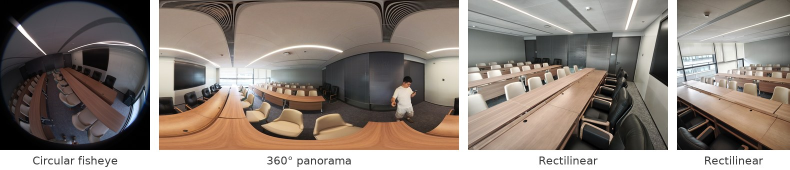
#> input picture assets/inputs.jpg, 1579 x 340 px (shown at 1/2 size)
$ python erp_detect.py ../assets/inputs.jpg
#> lines starting #> are read from the running program, lines starting #| are printed output that depends on the picture; after the words box and inside, x2 and y2 are one past the last pixel; in counts of white or black regions, pixels touching at a corner belong together
#> further down, im is the input picture: shape (340, 1579, 3); mean R, G, B 141.7, 131.1, 123.2
#!/usr/bin/env python3
"""Blind detector of full equirectangular panoramas (ERP) from the pixels alone.

A full equirectangular panorama is horizontally periodic: its leftmost and
rightmost columns are the same scene longitude. That property is invariant
under any aspect-ratio squeeze (a 2:1 ERP delivered as 16:9, e.g. by a
360-camera live stream, is still edge-continuous). A perspective or fisheye
crop has no such continuity.

detect_full_erp(img) -> (is_pano, info), computed on a copy resized to 128 rows:
  seam_ratio   = mean absolute difference between the last and first columns,
                 divided by the 90th percentile of the interior adjacent-column
                 differences (about 1 for a full ERP, much larger otherwise).
  pole_ratio   = horizontal colour std of the top and bottom rows divided by
                 that of the middle rows (small for a full ERP).
  edge_support = fraction of the rows in the central half whose left and right
                 1%-wide edge strips are both mostly non-black (guard against
                 circular fisheyes with black corners).
  is_pano = edge_support >= 0.5 and seam_ratio < seam_thresh (3.0)
            and pole_ratio < pole_thresh (0.55).

Once a full ERP is detected, its content aspect ratio is 2:1 by definition
(360 x 180 degrees) whatever the delivered frame shape, so the aspect-ratio
input can be set to 2.0 and pano_wrap to True (the embedding encodes the
content aspect ratio; the squeeze deformation is within the training
distribution).

Import-light: numpy + PIL only.
"""
from __future__ import annotations

import numpy as np


def detect_full_erp(img: np.ndarray, seam_thresh: float = 3.0,
                    pole_thresh: float = 0.55):
    """img: HxWx3 uint8 (or float). Returns (is_pano, info).

    Cue 1 (seam as an adjacent column pair): in a full ERP the last and first
    columns are adjacent in content, so their difference should sit within the
    distribution of interior adjacent-column differences (ratio ~ 1, robustly
    scored against the p90 of interior steps). A non-panorama's two edges are
    opposite ends of the FOV (ratio >> 1). Squeeze-invariant.

    Cue 2 (pole convergence): ERP top/bottom rows compress all longitudes into
    near-constant colour -> horizontal std of pole rows << mid rows. Also
    squeeze-invariant; fires trivially on panoramas with black poles (2D3DS).

    Black-circle guard: over the central half of the image, both 1%-wide
    edge strips must contain non-black pixels (max RGB > 5) in at least half
    of the rows.  Otherwise the image is directly classified as non-ERP.

    is_pano = edge_support and cue1 and cue2 (conservative: false positives
    are worse than false negatives when overriding the aspect ratio)."""
#> called with seam_thresh = 3, pole_thresh = 0.55
    from PIL import Image
    a = np.asarray(img)
    if a.dtype != np.uint8:
        a = np.clip(a * (255.0 if a.max() <= 1.5 else 1.0), 0, 255).astype(np.uint8)
    h0, w0 = a.shape[:2]
#> h0 = 340; w0 = 1579
    H = 128
    W = max(32, int(round(w0 * H / h0)))
#> W = 594
    a = np.asarray(Image.fromarray(a).resize((W, H), Image.BILINEAR)).astype(np.float32)
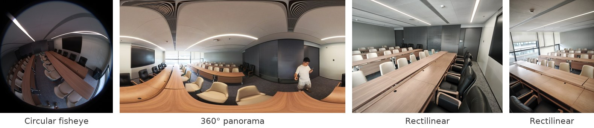
#> a: shape (128, 594, 3) float32; mean R, G, B 141.7, 131.1, 123.2
    # Black image-circle guard.  A circular fisheye can make both ERP cues
    # pass trivially because its side and pole regions are all black.
    edge_k = max(2, W // 100)
#> edge_k = 5
    row_band = a[H // 4:3 * H // 4]
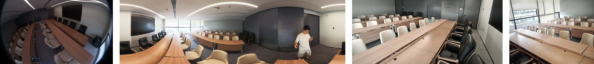
#> row_band: shape (64, 594, 3) float32; mean R, G, B 129.5, 118.7, 110.6
    nonblack = row_band.max(axis=2) > 5.0
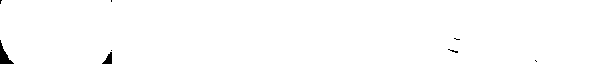
#> nonblack: shape (64, 594) bool; 99.4% white; 8 black regions (6 under 20 px), largest, box (x1, y1, x2, y2) and area: (0, 40, 14, 64) 142, (102, 52, 112, 64) 68
    left_rows = nonblack[:, :edge_k].mean(axis=1) > 0.5
    right_rows = nonblack[:, -edge_k:].mean(axis=1) > 0.5
    edge_support = float(np.mean(left_rows & right_rows))
#> edge_support = 0.719
    # cue 1: adjacent-column step statistics incl. the wrap step
    steps = np.abs(np.diff(a, axis=1)).mean(axis=(0, 2))          # W-1 interior steps
#> steps = 593 values, max 157.4 at index 112, min 0.117 at index 506, mean 7.57
    wrap_step = float(np.abs(a[:, 0] - a[:, -1]).mean())
#> wrap_step = 83.42
    p90 = float(np.percentile(steps, 90))
#> p90 = 10.87
    seam_ratio = wrap_step / max(p90, 1e-6)
#> seam_ratio = 7.67
    # cue 2: pole horizontal-std vs mid horizontal-std
    k = max(2, H // 16)
    pole_std = float(np.mean([a[:k].std(axis=1).mean(), a[-k:].std(axis=1).mean()]))
#> pole_std = 41.91
    mid_std = float(a[H // 2 - k:H // 2 + k].std(axis=1).mean())
#> mid_std = 69.52
    pole_ratio = pole_std / max(mid_std, 1e-6)
#> pole_ratio = 0.603
    edge_support_thresh = 0.5
    is_pano = bool(edge_support >= edge_support_thresh and
                   seam_ratio < seam_thresh and pole_ratio < pole_thresh)
#> is_pano = False
    return is_pano, {"seam_ratio": seam_ratio, "pole_ratio": pole_ratio,
                     "edge_support": edge_support,
                     "edge_support_thresh": edge_support_thresh,
                     "seam_thresh": seam_thresh, "pole_thresh": pole_thresh}


if __name__ == "__main__":
    import sys
    from PIL import Image
    for p in sys.argv[1:]:
        im = np.asarray(Image.open(p).convert("RGB"))
        ok, info = detect_full_erp(im)
#> ok = False; info = {'seam_ratio': 7.67, 'pole_ratio': 0.603, 'edge_support': 0.719, 'edge_support_thresh': 0.5, 'seam_thresh': 3, 'pole_thresh': 0.55}
        print(f"{p}: pano={ok} seam_ratio={info['seam_ratio']:.3f} "
              f"pole_ratio={info['pole_ratio']:.3f} "
              f"edge_support={info['edge_support']:.3f}")
#| ../assets/inputs.jpg: pano=False seam_ratio=7.674 pole_ratio=0.603 edge_support=0.719
